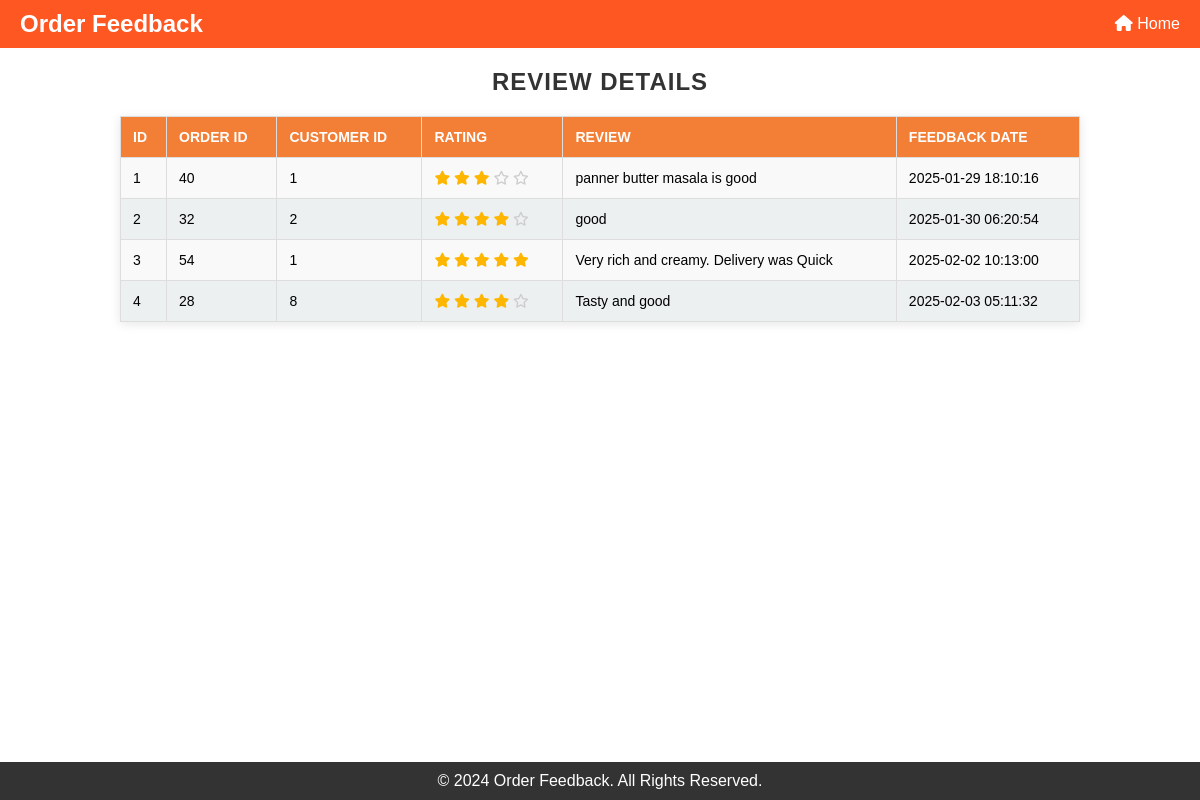
/view_ratings, run on an earlier commit of the app's database.
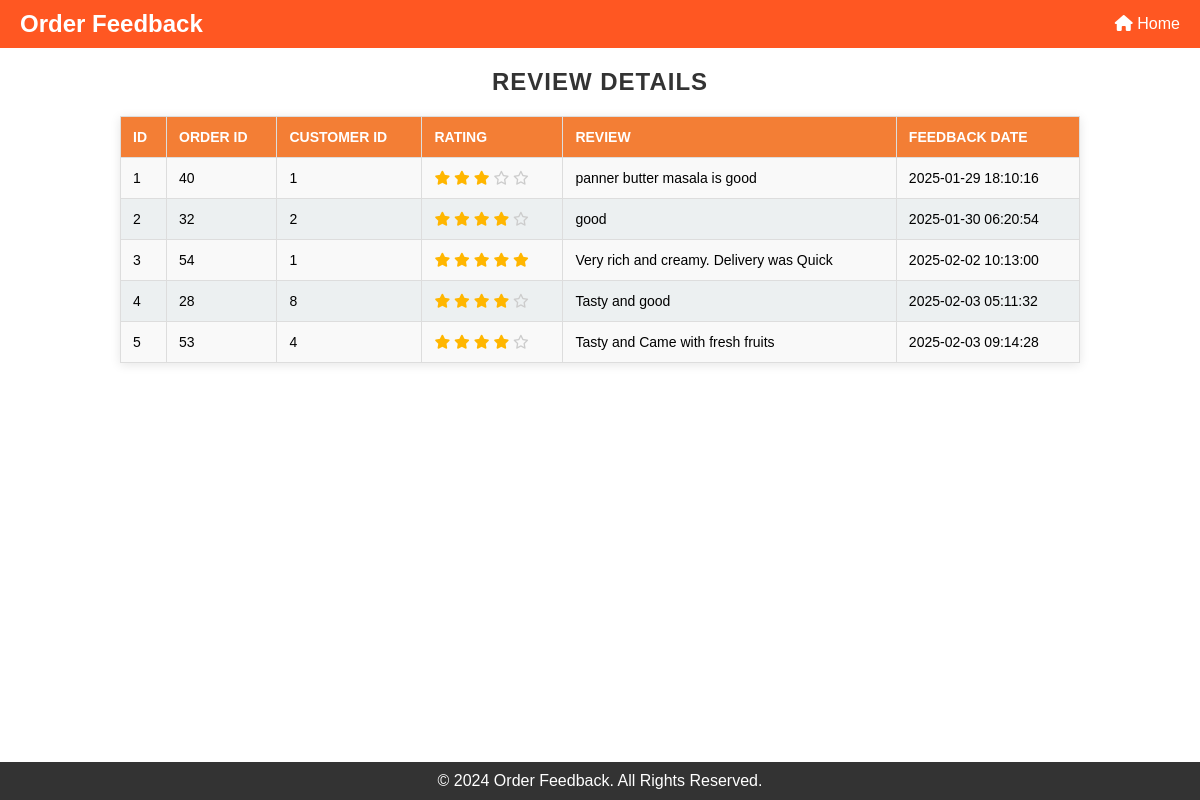
And on a later commit of the database.
### tables this page shows
CREATE TABLE OrderFeedback (
            id INTEGER PRIMARY KEY AUTOINCREMENT,
            orderId INTEGER NOT NULL,
            customerId INTEGER NOT NULL,
            rating INTEGER CHECK(rating BETWEEN 1 AND 5) NOT NULL,
            review TEXT,
            feedbackDate TIMESTAMP DEFAULT CURRENT_TIMESTAMP,
            FOREIGN KEY (orderId) REFERENCES Orders (orderId) ON DELETE CASCADE,
            FOREIGN KEY (customerId) REFERENCES users (id) ON DELETE CASCADE
        );

### mergedapp.py (the view)
@app.route('/view_ratings')
def order_ratings():
    try:
        with get_db_connection() as conn:
            cursor = conn.cursor()
            cursor.execute('''
            SELECT id, orderId, customerId, rating, review, feedbackDate
            FROM OrderFeedback;
            ''')
            feedback_data = cursor.fetchall()  # Fetch all rows
    except sqlite3.Error as e:
        print(f"Database error: {e}")
        feedback_data = []
    return render_template('view-ratings.html',  feedback_data=feedback_data)

### mergedapp.py (called while the page is built)
def get_db_connection():
    conn = sqlite3.connect(DATABASE)  # Timeout to avoid lock
    conn.row_factory = sqlite3.Row
    return conn

### templates/view-ratings.html (shortened to what this page needs)
<!DOCTYPE html>
<html lang="en">
<head>
    <link href="https://cdnjs.cloudflare.com/ajax/libs/font-awesome/6.5.0/css/all.min.css" rel="stylesheet">
</head>
<body>
    <header>
        <div class="logo">Order Feedback</div>
        <nav>
            <ul>
                <li><a href="{{ url_for('admin')}}"><i class="fa-solid fa-house"></i> Home</a></li>
            </ul>
        </nav>
    </header>
    <main>
        <section>
            <h1>Review Details</h1>
            <table>
                <thead>
                    <tr>
                        <th>ID</th>
                        <th>Order ID</th>
                        <th>Customer ID</th>
                        <th>Rating</th>
                        <th>Review</th>
                        <th>Feedback Date</th>
                    </tr>
                </thead>
                <tbody>
                    {% for feedback in feedback_data %}
                    <tr>
                        <td>{{ feedback[0] }}</td>
                        <td>{{ feedback[1] }}</td>
                        <td>{{ feedback[2] }}</td>
                        <td>
                            {% for i in range(feedback[3]) %}
                                <i class="fa-solid fa-star star-filled"></i>
                            {% endfor %}
                            {% for i in range(feedback[3], 5) %}
                                <i class="fa-regular fa-star star-empty"></i>
                            {% endfor %}
                        </td>
                        <td>{{ feedback[4] }}</td>
                        <td>{{ feedback[5] }}</td>
                    </tr>
                    {% endfor %}
                </tbody>
            </table>
        </section>
    </main>
    <footer>
        <p>&copy; 2024 Order Feedback. All Rights Reserved.</p>
    </footer>
</body>
</html>

What changed in the data, as far as the page shows it:
added OrderFeedback: id "5", orderId "53", customerId "4", rating 4 (drawn), review "Tasty and Came with fresh fruits", feedbackDate "2025-02-03 09:14:28"
